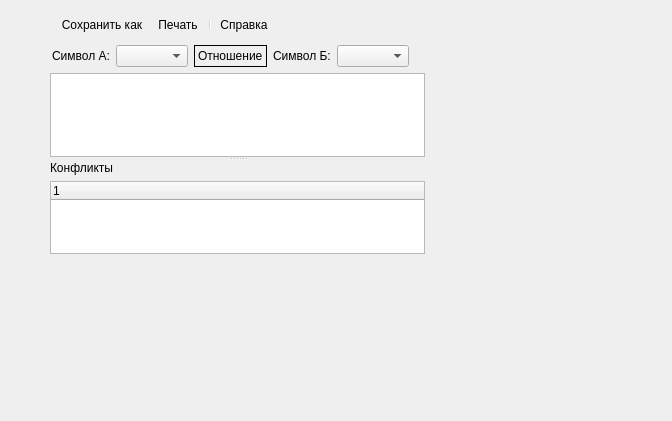
<?xml version="1.0" encoding="UTF-8"?>
<ui version="4.0">
 <class>MatrixViewForm</class>
 <widget class="QWidget" name="MatrixViewForm">
  <property name="windowModality">
   <enum>Qt::WindowModal</enum>
  </property>
  <property name="geometry">
   <rect>
    <x>0</x>
    <y>0</y>
    <width>672</width>
    <height>421</height>
   </rect>
  </property>
  <property name="windowTitle">
   <string>Form</string>
  </property>
  <widget class="QWidget" name="layoutWidget">
   <property name="geometry">
    <rect>
     <x>50</x>
     <y>10</y>
     <width>375</width>
     <height>244</height>
    </rect>
   </property>
   <layout class="QVBoxLayout" name="verticalLayout">
    <item>
     <widget class="QToolBar" name="mainToolBar">
      <property name="autoFillBackground">
       <bool>true</bool>
      </property>
      <addaction name="actionSaveAs"/>
      <addaction name="actionPrint"/>
      <addaction name="separator"/>
      <addaction name="actionHelp"/>
     </widget>
    </item>
    <item>
     <layout class="QHBoxLayout" name="horizontalLayout">
      <property name="leftMargin">
       <number>2</number>
      </property>
      <item>
       <layout class="QFormLayout" name="formLayout">
        <item row="0" column="0">
         <widget class="QLabel" name="label">
          <property name="text">
           <string>Символ А:</string>
          </property>
         </widget>
        </item>
        <item row="0" column="1">
         <widget class="QComboBox" name="comboA"/>
        </item>
       </layout>
      </item>
      <item>
       <widget class="QLabel" name="relation">
        <property name="styleSheet">
         <string notr="true">border-style:solid;
border-color:black;
border-width:1px;</string>
        </property>
        <property name="text">
         <string>Отношение</string>
        </property>
       </widget>
      </item>
      <item>
       <layout class="QFormLayout" name="formLayout_2">
        <item row="0" column="0">
         <widget class="QLabel" name="label_2">
          <property name="text">
           <string>Символ Б:</string>
          </property>
         </widget>
        </item>
        <item row="0" column="1">
         <widget class="QComboBox" name="comboB"/>
        </item>
       </layout>
      </item>
      <item>
       <spacer name="horizontalSpacer">
        <property name="orientation">
         <enum>Qt::Horizontal</enum>
        </property>
        <property name="sizeHint" stdset="0">
         <size>
          <width>40</width>
          <height>20</height>
         </size>
        </property>
       </spacer>
      </item>
     </layout>
    </item>
    <item>
     <widget class="QSplitter" name="splitter">
      <property name="orientation">
       <enum>Qt::Vertical</enum>
      </property>
      <widget class="QTableView" name="matrixView"/>
      <widget class="QWidget" name="layoutWidget">
       <layout class="QVBoxLayout" name="verticalLayout_2">
        <property name="leftMargin">
         <number>0</number>
        </property>
        <item>
         <widget class="QLabel" name="label_3">
          <property name="text">
           <string>Конфликты</string>
          </property>
          <property name="margin">
           <number>2</number>
          </property>
         </widget>
        </item>
        <item>
         <widget class="QTreeWidget" name="listMessages">
          <column>
           <property name="text">
            <string notr="true">1</string>
           </property>
          </column>
         </widget>
        </item>
       </layout>
      </widget>
     </widget>
    </item>
   </layout>
  </widget>
  <action name="actionSaveAs">
   <property name="icon">
    <iconset resource="resources.qrc">
     <normaloff>:/icons/icons/save.png</normaloff>:/icons/icons/save.png</iconset>
   </property>
   <property name="text">
    <string>Сохранить как...</string>
   </property>
   <property name="shortcut">
    <string>Ctrl+S</string>
   </property>
  </action>
  <action name="actionPrint">
   <property name="icon">
    <iconset resource="resources.qrc">
     <normaloff>:/icons/icons/print.png</normaloff>:/icons/icons/print.png</iconset>
   </property>
   <property name="text">
    <string>Печать...</string>
   </property>
  </action>
  <action name="actionHelp">
   <property name="icon">
    <iconset resource="resources.qrc">
     <normaloff>:/icons/icons/help.png</normaloff>:/icons/icons/help.png</iconset>
   </property>
   <property name="text">
    <string>Справка</string>
   </property>
  </action>
 </widget>
 <resources>
  <include location="resources.qrc"/>
 </resources>
 <connections/>
</ui>
